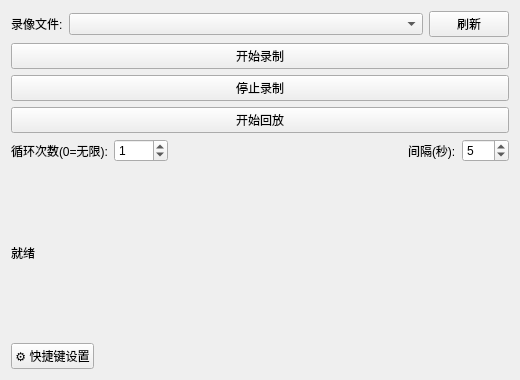
<?xml version="1.0" encoding="UTF-8"?>
<ui version="4.0">
 <class>Widget</class>
 <widget class="QWidget" name="Widget">
  <property name="geometry">
   <rect>
    <x>0</x>
    <y>0</y>
    <width>520</width>
    <height>380</height>
   </rect>
  </property>
  <property name="windowTitle">
   <string>Capzera 终极无敌操作复刻机 V1.5</string>
  </property>
  <layout class="QVBoxLayout" name="verticalLayout">
   <item>
    <layout class="QHBoxLayout" name="fileLayout">
     <item>
      <widget class="QLabel" name="labelFile">
       <property name="text">
        <string>录像文件:</string>
       </property>
      </widget>
     </item>
     <item>
      <widget class="QComboBox" name="comboRecordFiles">
       <property name="sizePolicy">
        <sizepolicy hsizetype="Expanding" vsizetype="Fixed">
         <horstretch>1</horstretch>
         <verstretch>0</verstretch>
        </sizepolicy>
       </property>
      </widget>
     </item>
     <item>
      <widget class="QPushButton" name="btnRefresh">
       <property name="text">
        <string>刷新</string>
       </property>
      </widget>
     </item>
    </layout>
   </item>
   <item>
    <widget class="QPushButton" name="btnRecord">
     <property name="text">
      <string>开始录制</string>
     </property>
    </widget>
   </item>
   <item>
    <widget class="QPushButton" name="btnStop">
     <property name="text">
      <string>停止录制</string>
     </property>
    </widget>
   </item>
   <item>
    <widget class="QPushButton" name="btnPlayback">
     <property name="text">
      <string>开始回放</string>
     </property>
    </widget>
   </item>
   <item>
    <layout class="QHBoxLayout" name="loopLayout">
     <item>
      <widget class="QLabel" name="labelLoop">
       <property name="text">
        <string>循环次数(0=无限):</string>
       </property>
      </widget>
     </item>
     <item>
      <widget class="QSpinBox" name="spinLoopCount">
       <property name="maximum">
        <number>9999</number>
       </property>
       <property name="value">
        <number>1</number>
       </property>
      </widget>
     </item>
     <item>
      <spacer name="loopSpacer">
       <property name="orientation">
        <enum>Qt::Orientation::Horizontal</enum>
       </property>
       <property name="sizeHint" stdset="0">
        <size>
         <width>40</width>
         <height>20</height>
        </size>
       </property>
      </spacer>
     </item>
     <item>
      <widget class="QLabel" name="labelInterval">
       <property name="text">
        <string>间隔(秒):</string>
       </property>
      </widget>
     </item>
     <item>
      <widget class="QSpinBox" name="spinIntervalSec">
       <property name="maximum">
        <number>600</number>
       </property>
       <property name="value">
        <number>5</number>
       </property>
      </widget>
     </item>
    </layout>
   </item>
   <item>
    <widget class="QLabel" name="labelStatus">
     <property name="text">
      <string>就绪</string>
     </property>
     <property name="wordWrap">
      <bool>true</bool>
     </property>
    </widget>
   </item>
   <item>
    <layout class="QHBoxLayout" name="bottomLayout">
     <item>
      <widget class="QPushButton" name="btnSettings">
       <property name="maximumSize">
        <size>
         <width>140</width>
         <height>16777215</height>
        </size>
       </property>
       <property name="text">
        <string>⚙ 快捷键设置</string>
       </property>
      </widget>
     </item>
     <item>
      <spacer name="bottomSpacer">
       <property name="orientation">
        <enum>Qt::Orientation::Horizontal</enum>
       </property>
       <property name="sizeHint" stdset="0">
        <size>
         <width>40</width>
         <height>20</height>
        </size>
       </property>
      </spacer>
     </item>
    </layout>
   </item>
  </layout>
 </widget>
 <resources/>
 <connections/>
</ui>
